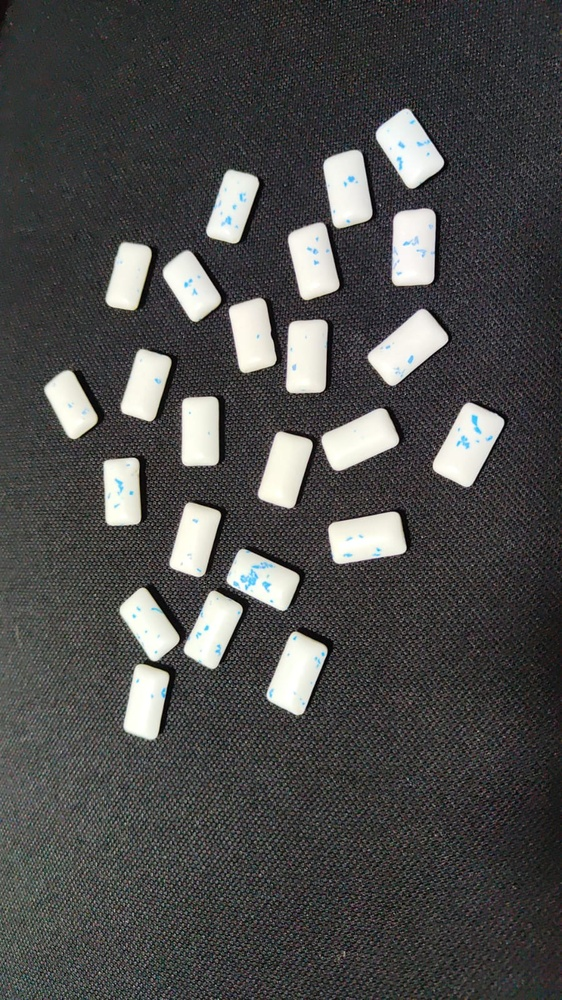
#> input picture contador-objetos/images/chicles.jpeg, 562 x 1000 px, shrunk from 899 x 1599 before the run; its folder holds only this picture in this run
$ python main.py
#> lines starting #> are read from the running program, lines starting #| are printed output that depends on the picture; after the words box and inside, x2 and y2 are one past the last pixel; in counts of white or black regions, pixels touching at a corner belong together
### contador-objetos/src/preprocessing.py
"""Utilidades de preprocesamiento de imágenes."""
from __future__ import annotations

from typing import Tuple

import cv2
import numpy as np


def to_gray(image: np.ndarray) -> np.ndarray:
    """Convierte una imagen BGR a escala de grises."""
    if image is None:
        raise ValueError("La imagen de entrada está vacía.")
    return cv2.cvtColor(image, cv2.COLOR_BGR2GRAY)


def apply_blur(image: np.ndarray, kernel_size: Tuple[int, int] = (5, 5)) -> np.ndarray:
    """Aplica desenfoque gaussiano para reducir ruido antes del umbral."""
    if image is None:
        raise ValueError("La imagen de entrada está vacía.")
    return cv2.GaussianBlur(image, kernel_size, 0)

### contador-objetos/src/segmentation.py
"""Funciones de segmentación de imágenes."""
from __future__ import annotations

import cv2
import numpy as np


def apply_threshold(
    gray_image: np.ndarray,
    thresh_value: int | None = None,
    invert: bool | None = None,
) -> np.ndarray:
    """Aplica umbralización binaria, usando Otsu por defecto para mayor robustez."""
    if gray_image is None:
        raise ValueError("La imagen en escala de grises está vacía.")

    if invert is None:
        # Objetos oscuros en fondo claro => invertir; caso contrario, modo normal.
        invert = gray_image.mean() > 127

    mode = cv2.THRESH_BINARY_INV if invert else cv2.THRESH_BINARY
    if thresh_value is None:
        thresh_value = 0
        mode |= cv2.THRESH_OTSU

    _, thresh = cv2.threshold(gray_image, thresh_value, 255, mode)
    return thresh

### contador-objetos/src/detection.py
"""Utilidades de detección basadas en el análisis de contornos."""
from __future__ import annotations

import math
from typing import List, Sequence, Tuple

import cv2
import numpy as np

ContourList = Sequence[np.ndarray]


def _circularity(contour: np.ndarray) -> float:
    perimeter = cv2.arcLength(contour, True)
    if perimeter == 0:
        return 0.0
    area = cv2.contourArea(contour)
    return (4 * math.pi * area) / (perimeter ** 2)


def _extent(contour: np.ndarray) -> float:
    x, y, w, h = cv2.boundingRect(contour)
    box_area = max(w * h, 1)
    return cv2.contourArea(contour) / box_area


def find_objects(
    binary_image: np.ndarray,
    min_area: float = 300.0,
    min_circularity: float = 0.2,
    min_extent: float = 0.4,
    max_area: float | None = None,
) -> Tuple[List[np.ndarray], int]:
    """Encuentra contornos en una imagen binaria y los filtra por área y forma."""
    if binary_image is None:
        raise ValueError("La imagen binaria está vacía.")

    if max_area is None:
        height, width = binary_image.shape[:2]
        max_area = height * width * 0.1  # evita seleccionar bloques enormes (fondo)
    if max_area <= 0:
        max_area = float("inf")

    contours, _ = cv2.findContours(binary_image, cv2.RETR_EXTERNAL, cv2.CHAIN_APPROX_SIMPLE)
    filtered: List[np.ndarray] = []
    for cnt in contours:
        area = cv2.contourArea(cnt)
        if area <= min_area:
            continue
        if area >= max_area:
            continue
        if _circularity(cnt) < min_circularity:
            continue
        if _extent(cnt) < min_extent:
            continue
        filtered.append(cnt)

    return filtered, len(filtered)

### contador-objetos/src/visualization.py
"""Funciones de visualización para dibujar y guardar resultados."""
from __future__ import annotations

from pathlib import Path
from typing import Sequence

import cv2
import numpy as np


def draw_contours(image: np.ndarray, contours: Sequence[np.ndarray], annotate: bool = True) -> np.ndarray:
    """Devuelve una copia de la imagen con contornos y anotaciones opcionales."""
    if image is None:
        raise ValueError("La imagen de entrada está vacía.")
    output = image.copy()
    cv2.drawContours(output, contours, -1, (0, 255, 0), 2)

    if annotate:
        for idx, contour in enumerate(contours, start=1):
            x, y, w, h = cv2.boundingRect(contour)
            cv2.rectangle(output, (x, y), (x + w, y + h), (255, 0, 0), 1)

            moments = cv2.moments(contour)
            if moments["m00"] == 0:
                continue
            cx = int(moments["m10"] / moments["m00"])
            cy = int(moments["m01"] / moments["m00"])
            cv2.putText(
                output,
                str(idx),
                (cx - 10, cy),
                cv2.FONT_HERSHEY_SIMPLEX,
                0.7,
                (0, 0, 255),
                2,
                cv2.LINE_AA,
            )
    return output


def save_image(path: Path | str, image: np.ndarray) -> None:
    """Guarda una imagen en disco y avisa si ocurre un error."""
    if image is None:
        raise ValueError("La imagen está vacía.")

    final_path = Path(path)
    final_path.parent.mkdir(parents=True, exist_ok=True)
    if not cv2.imwrite(str(final_path), image):
        raise IOError(f"No se pudo guardar la imagen en {final_path}.")

### contador-objetos/main.py
"""Contador de objetos en imágenes estáticas usando OpenCV."""
from __future__ import annotations

import argparse
import sys
from pathlib import Path
from typing import List

import cv2
import numpy as np

from src.preprocessing import apply_blur, to_gray
from src.segmentation import apply_threshold
from src.detection import find_objects
from src.visualization import draw_contours, save_image

BASE_DIR = Path(__file__).resolve().parent
IMAGES_DIR = BASE_DIR / "images"
OUTPUT_DIR = BASE_DIR / "output"
SUPPORTED_EXTENSIONS = {".jpg", ".jpeg", ".png", ".bmp", ".tif", ".tiff"}


def parse_args(argv: list[str] | None = None) -> argparse.Namespace:
    """Construye el parser de argumentos para la aplicación CLI."""
    parser = argparse.ArgumentParser(description="Contador de objetos por contornos")
    parser.add_argument(
        "--image",
        default=str(IMAGES_DIR),
        help="Archivo o carpeta con imágenes a procesar (por defecto ./images)",
    )
    parser.add_argument(
        "--output",
        default=str(OUTPUT_DIR),
        help="Archivo (una sola imagen) o carpeta donde guardar resultados",
    )
    parser.add_argument(
        "--min-area",
        type=float,
        default=300.0,
        help="Área mínima del contorno a considerar (px²)",
    )
    parser.add_argument(
        "--min-circularity",
        type=float,
        default=0.2,
        help="Circularidad mínima (0-1) para descartar formas alargadas",
    )
    parser.add_argument(
        "--min-extent",
        type=float,
        default=0.4,
        help="Extensión mínima (área/bounding-box) para descartar ruido",
    )
    parser.add_argument(
        "--max-area",
        type=float,
        default=None,
        help="Área máxima permitida para cada contorno (px²). Si se omite se calcula automáticamente",
    )
    parser.add_argument(
        "--no-annotations",
        action="store_true",
        help="No dibujar etiquetas numéricas ni cajas en el resultado",
    )
    return parser.parse_args(argv)


def load_image(path: Path) -> np.ndarray:
    """Carga una imagen desde disco y avisa si no existe."""
    image = cv2.imread(str(path))
    if image is None:
        raise FileNotFoundError(f"No se encontró la imagen requerida en: {path}")
    return image


def _is_pattern(path: Path) -> bool:
    """Indica si la ruta contiene comodines tipo glob."""
    return any(char in str(path) for char in "*?[]")


def collect_input_paths(target: Path) -> List[Path]:
    """Obtiene una lista ordenada de imágenes a partir de archivo, carpeta o patrón."""
    if _is_pattern(target):
        matches = sorted(Path(p) for p in Path().glob(str(target)))
        valid = [p for p in matches if p.is_file()]
        if not valid:
            raise FileNotFoundError(f"No hay imágenes que coincidan con el patrón: {target}")
        return valid

    if target.is_dir():
        candidates = sorted(p for p in target.iterdir() if p.is_file())
        filtered = [p for p in candidates if p.suffix.lower() in SUPPORTED_EXTENSIONS]
        if not filtered:
            raise FileNotFoundError(
                f"La carpeta {target} no contiene imágenes con extensiones soportadas: {', '.join(sorted(SUPPORTED_EXTENSIONS))}"
            )
        return filtered

    if target.is_file():
        return [target]

    raise FileNotFoundError(f"No se encontró el archivo o carpeta: {target}")


def build_output_path(source: Path, output_arg: Path, multi: bool) -> Path:
    """Determina dónde guardar el resultado asociado a una imagen."""
    if not multi:
        if output_arg.is_dir() or output_arg.suffix == "":
            output_arg.mkdir(parents=True, exist_ok=True)
            return output_arg / f"{source.stem}_result.jpg"
        output_arg.parent.mkdir(parents=True, exist_ok=True)
        return output_arg

    # modo batch siempre escribe dentro de una carpeta
    output_dir = output_arg
    if output_dir.suffix:
        output_dir = output_dir.parent / output_dir.stem
    output_dir.mkdir(parents=True, exist_ok=True)
    return output_dir / f"{source.stem}_result.jpg"


def run_pipeline(
    input_path: Path,
    output_path: Path,
    *,
    min_area: float,
    min_circularity: float,
    min_extent: float,
    max_area: float | None,
    annotate: bool,
) -> int:
    """Ejecuta el pipeline de detección y devuelve la cantidad de contornos."""
    image = load_image(input_path)
    gray = to_gray(image)
    blurred = apply_blur(gray)
    thresh = apply_threshold(blurred)
    contours, count = find_objects(
        thresh,
        min_area=min_area,
        min_circularity=min_circularity,
        min_extent=min_extent,
        max_area=max_area,
    )
    visual = draw_contours(image, contours, annotate=annotate)
    save_image(output_path, visual)
    return count


def main(argv: list[str] | None = None) -> None:
    args = parse_args(argv)
    input_path = Path(args.image)
    output_target = Path(args.output)

    try:
        sources = collect_input_paths(input_path)
        multi = len(sources) > 1

        total = 0
        for src in sources:
            destination = build_output_path(src, output_target, multi)
            count = run_pipeline(
                src,
                destination,
                min_area=args.min_area,
                min_circularity=args.min_circularity,
                min_extent=args.min_extent,
                max_area=args.max_area,
                annotate=not args.no_annotations,
            )
#> in load_image, image is the input picture: shape (1000, 562, 3); mean B, G, R 75.1, 75.9, 76.1
#> in apply_threshold, `invert = gray_image.mean() > 127`: invert = False
#> in apply_threshold, `mode = cv2.THRESH_BINARY_INV if invert else cv2.THRESH_BINARY`: mode = 0
#> in apply_threshold, `mode |= cv2.THRESH_OTSU`: mode = 8
#> in apply_threshold, `_, thresh = cv2.threshold(gray_image, thresh_value, 255, mode)`:
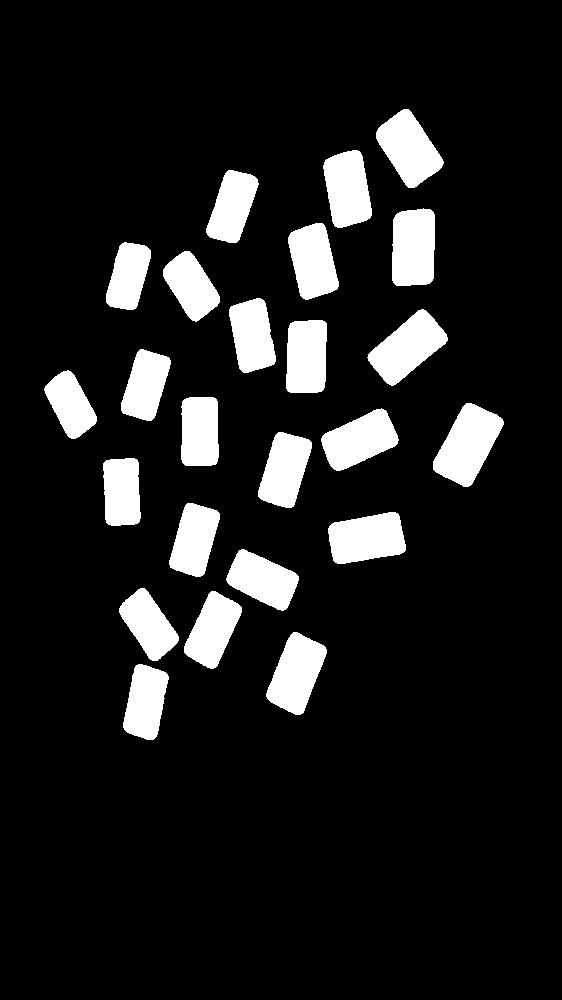
#> thresh: shape (1000, 562); 11.5% white; 24 white regions
#> in find_objects, `contours, _ = cv2.findContours(binary_image, cv2.RETR_EXTERNAL, cv2.CH..`: contours = 24 contours; largest, box (x1, y1, x2, y2) and area: (433, 403, 504, 487) 3362, (367, 309, 448, 386) 3114, (392, 208, 435, 286) 3000, (376, 109, 444, 188) 2999, (328, 512, 406, 564) 2996
#> the loop in find_objects, `for cnt in contours:` made 24 passes
#> (perimeter in _circularity, x in _extent, y in _extent, w in _extent, h in _extent, box_area in _extent) on passes 1 to 12: (211, 123, 664, 46, 76, 3496), (234.2, 266, 632, 61, 83, 5063), (217.6, 184, 591, 58, 78, 4524), (202.8, 119, 588, 60, 73, 4380), (216.8, 226, 549, 73, 62, 4526), (229.6, 328, 512, 78, 52, 4056), (213.2, 169, 503, 51, 74, 3774), (198.2, 103, 458, 38, 68, 2584), (220.9, 258, 432, 54, 76, 4104), (227.6, 321, 408, 78, 63, 4914), (246.8, 433, 403, 71, 84, 5964), (201.7, 181, 397, 38, 69, 2622)
#> after the loop in find_objects, `for cnt in contours:`: filtered has the same summary as contours
#> in run_pipeline, `contours, count = find_objects( thresh, min_area=min_area, min_circula..`: count = 24
#> in draw_contours, `cv2.drawContours(output, contours, -1, (0, 255, 0), 2)`:
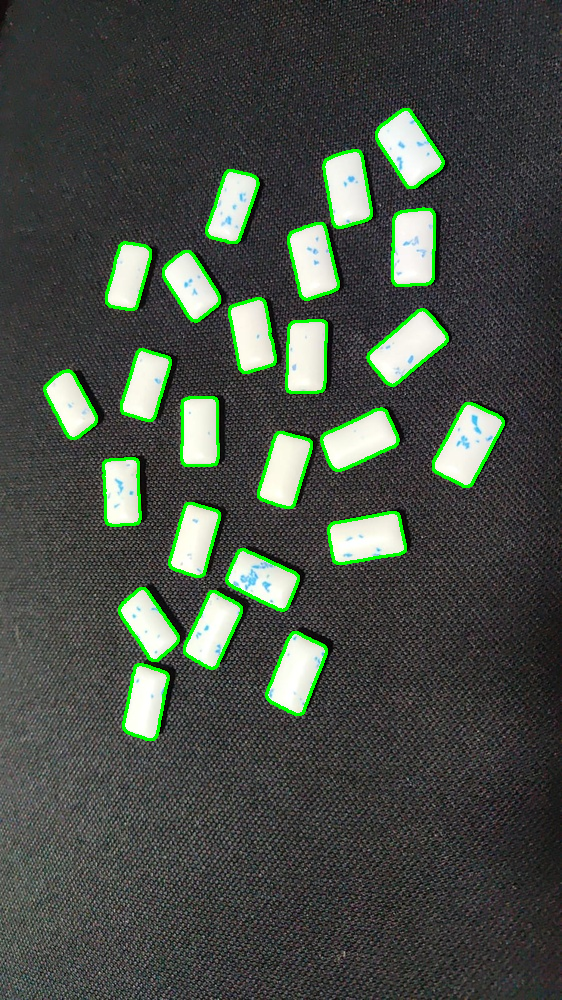
#> output: shape (1000, 562, 3); 2.97% of pixels changed, all inside (x1, y1, x2, y2) = (43, 108, 505, 741)
#> the loop in draw_contours, `for idx, contour in enumerate(contours, start=1):` made 24 passes
#> (x, y, w, h, cx, cy) on passes 1 to 12: (123, 664, 46, 76, 145, 701), (266, 632, 61, 83, 296, 673), (184, 591, 58, 78, 212, 629), (119, 588, 60, 73, 148, 624), (226, 549, 73, 62, 262, 579), (328, 512, 78, 52, 366, 537), (169, 503, 51, 74, 194, 539), (103, 458, 38, 68, 121, 491), (258, 432, 54, 76, 284, 469), (321, 408, 78, 63, 359, 439), (433, 403, 71, 84, 467, 444), (181, 397, 38, 69, 199, 431)
#> after the loop in draw_contours, `for idx, contour in enumerate(contours, start=1):`:
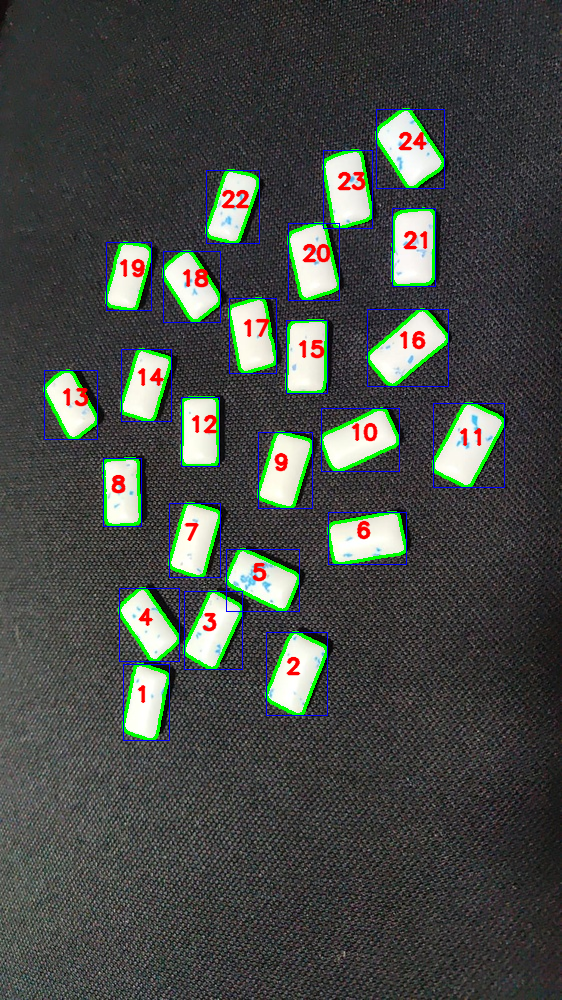
#> output: shape (1000, 562, 3); 2.28% of pixels changed, all inside (x1, y1, x2, y2) = (44, 109, 505, 741)
#> count = 24
            total += count
#> total = 24
            print(f"[{src.name}] Objetos detectados: {count}")
#| [chicles.jpeg] Objetos detectados: 24

        if multi:
            print(f"Procesadas {len(sources)} imágenes. Total contornos: {total}")
    except FileNotFoundError as exc:
        print(f"Error: {exc}")
        sys.exit(1)
    except Exception as exc:  # pragma: no cover - unexpected failures
        print(f"Error inesperado: {exc}")
        sys.exit(1)


if __name__ == "__main__":
    main()

$ run again, on contador-objetos/images/monedas.jpeg
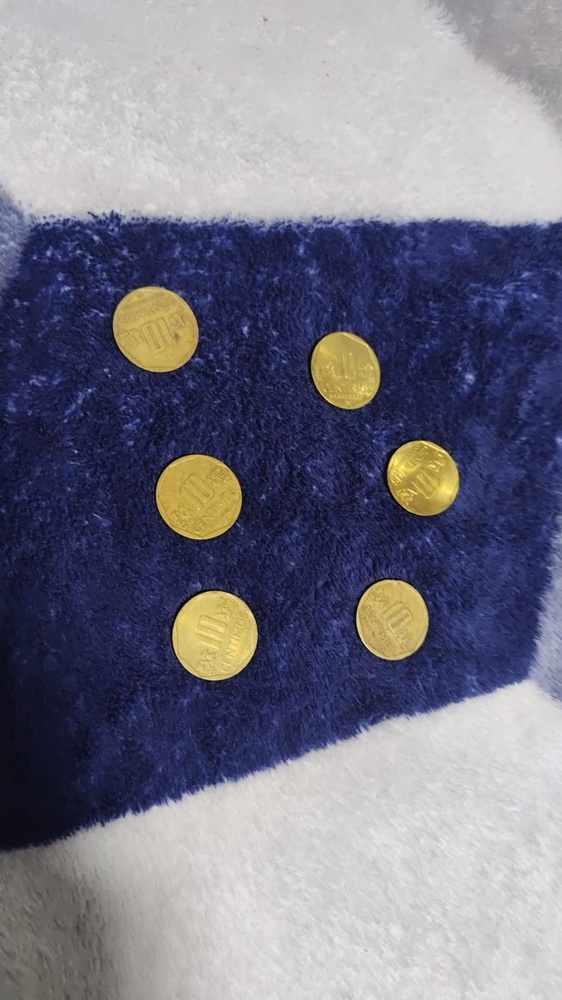
#> input picture contador-objetos/images/monedas.jpeg, 562 x 1000 px, shrunk from 899 x 1599 before the run
#> in load_image, image is the input picture: shape (1000, 562, 3); mean B, G, R 134, 119, 119.4
#> invert = False
#> in apply_threshold, `mode = cv2.THRESH_BINARY_INV if invert else cv2.THRESH_BINARY`: mode = 0
#> in apply_threshold, `mode |= cv2.THRESH_OTSU`: mode = 8
#> in apply_threshold, `_, thresh = cv2.threshold(gray_image, thresh_value, 255, mode)`:
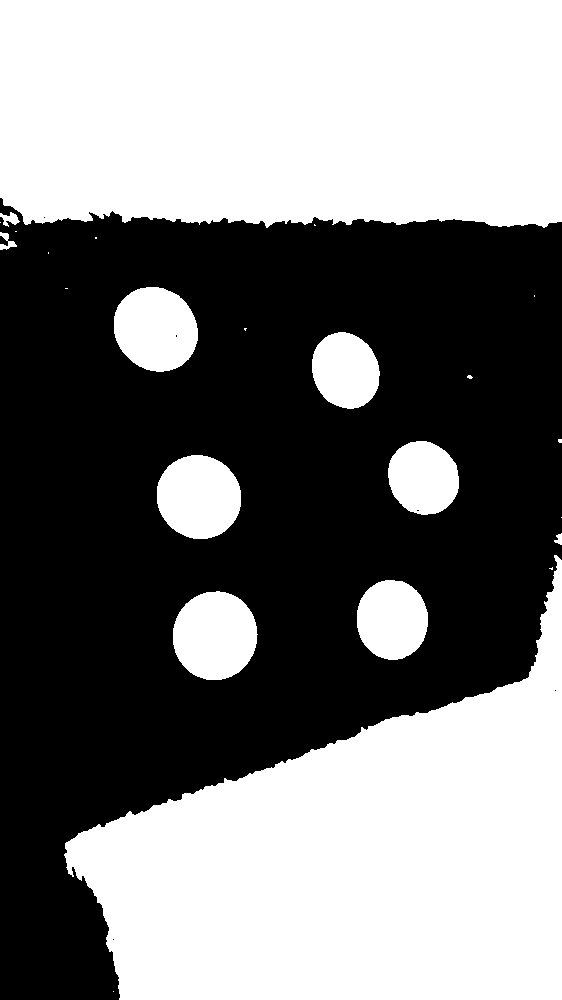
#> thresh: shape (1000, 562); 48.9% white; 24 white regions (13 under 20 px)
#> in find_objects, `contours, _ = cv2.findContours(binary_image, cv2.RETR_EXTERNAL, cv2.CH..`: contours = 24 contours, 13 with area under 20; largest, box (x1, y1, x2, y2) and area: (0, 0, 562, 228) 123374, (64, 555, 562, 1000) 119708, (173, 591, 258, 680) 5791, (114, 287, 198, 372) 5467, (157, 455, 241, 539) 5464
#> the loop in find_objects, `for cnt in contours:` made 24 passes
#> (perimeter in _circularity, x in _extent, y in _extent, w in _extent, h in _extent, box_area in _extent) on passes 2, 3, 8, 9, 12, 16: (285.4, 173, 591, 85, 89, 7565), (248.8, 357, 580, 71, 80, 5680), (276.4, 157, 455, 84, 84, 7056), (238, 388, 441, 71, 74, 5254), (237.4, 312, 332, 68, 77, 5236), (277.8, 114, 287, 84, 85, 7140)
#> after the loop in find_objects, `for cnt in contours:`: filtered = 6 contours; box (x1, y1, x2, y2) and area: (173, 591, 258, 680) 5791, (114, 287, 198, 372) 5467, (157, 455, 241, 539) 5464, (357, 580, 428, 660) 4402, (388, 441, 459, 515) 4011, (312, 332, 380, 409) 3952
#> in run_pipeline, `contours, count = find_objects( thresh, min_area=min_area, min_circula..`: contours has the same summary as filtered in find_objects; count = 6
#> the loop in draw_contours, `for idx, contour in enumerate(contours, start=1):` made 6 passes
#> (x, y, w, h, cx, cy) on passes 1 to 6: (173, 591, 85, 89, 214, 635), (357, 580, 71, 80, 391, 619), (157, 455, 84, 84, 198, 496), (388, 441, 71, 74, 423, 477), (312, 332, 68, 77, 345, 370), (114, 287, 84, 85, 155, 328)
#> after the loop in draw_contours, `for idx, contour in enumerate(contours, start=1):`:
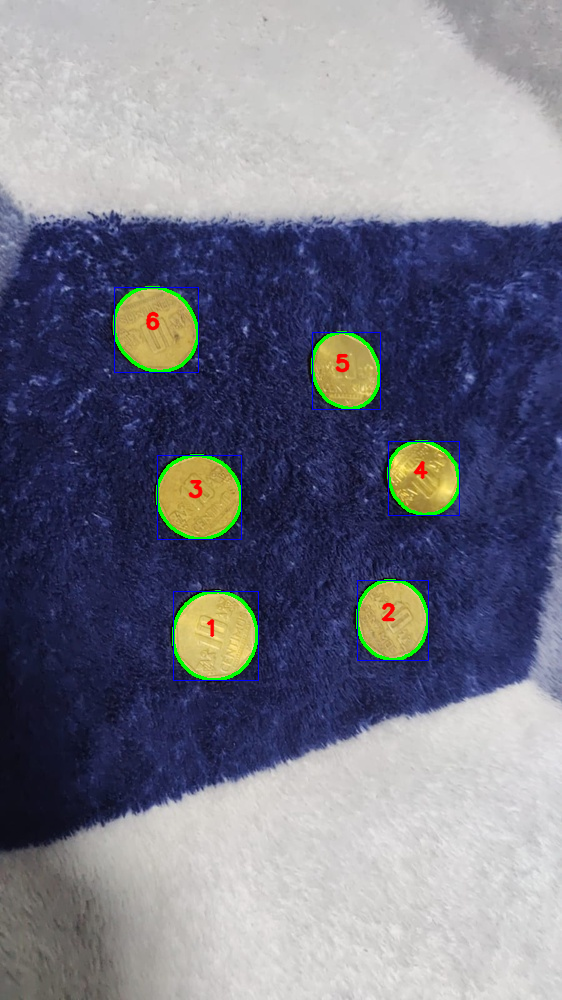
#> output: shape (1000, 562, 3); mean B, G, R 133.7, 119.5, 117.9
#| [monedas.jpeg] Objetos detectados: 6
